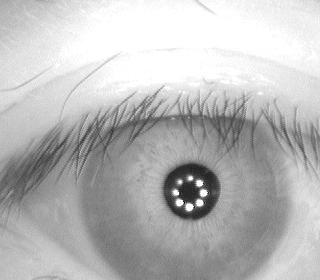
%> input picture Casia Subset/S1003R03.jpg, 320 x 280 px
$ octave --eval "result = gaussianLaplacian(imread('../../Casia Subset/S1003R03.jpg'));"   (GNU Octave 9; MATLAB toolbox functions it lacks are replaced by stand-ins)
%> lines starting %> are read from the running program, lines starting %| are printed output that depends on the picture
function lap = gaussianLaplacian(image)

% http://www.cs.toronto.edu/~mangas/teaching/320/slides/CSC320L10.pdf
% w = [1/16, 4/16, 6/16, 4/16, 1/16];

W = [
    1/256, 4/256, 6/256, 4/256, 1/256;
    4/256, 16/256, 24/256, 16/256, 4/256;
    6/256, 24/256, 36/256, 24/256, 6/256;
    4/256, 16/256, 24/256, 16/256, 4/256;
    1/256, 4/256, 6/256, 4/256, 1/256;
    ];

kmax = 5;
filtered = cell(kmax);
lap = cell(kmax-1,1);

filtered{1} = image;
for k = 2:kmax
    image = imfilter(filtered{k-1}, W);
    filtered{k} = image;
end
%> this loop made 4 passes
%> pass 1, in gaussianLaplacian, `image = imfilter(filtered{k-1}, W);`:
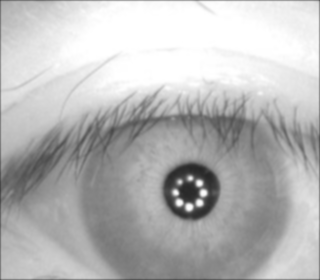
%> image: size 280x320 uint8; min 38, max 255, mean 184.4
%> pass 3, in gaussianLaplacian, `image = imfilter(filtered{k-1}, W);`:
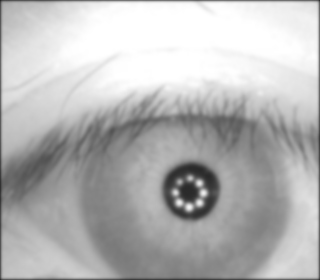
%> image: size 280x320 uint8; min 39, max 255, mean 183.1
%> after the loop, filtered = 25 items

% do resizing
filtered{2} = imresize(filtered{2}, 0.5);
filtered{3} = imresize(filtered{3}, 0.25);
filtered{4} = imresize(filtered{4}, 0.125);
filtered{5} = imresize(filtered{5}, 0.0625);

for k = 1:kmax-1
    bigImage = filtered{k};
    smallerImage = filtered{k+1};
    [height, width] = size(bigImage);

    upscaled = zeros(height, width);
    % rows anc cols of 0s
    upscaled(1:2:end,1:2:end) = smallerImage;
    times = 4;
    sub = imfilter(upscaled, times*W);
    lap{k} = bigImage - sub;
end
%> this loop made 4 passes
%> pass 1, in gaussianLaplacian, `smallerImage = filtered{k+1};`:
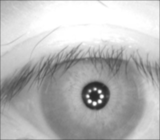
%> smallerImage: size 140x160 uint8; min 39, max 255, mean 184.5
%> pass 2, in gaussianLaplacian, `smallerImage = filtered{k+1};`:
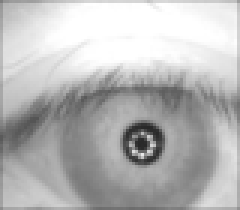
%> smallerImage: size 70x80 uint8 (shown 3 times larger); min 40, max 255, mean 184
%> pass 2, in gaussianLaplacian, `sub = imfilter(upscaled, times*W);`:
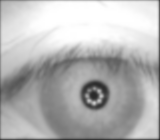
%> sub: size 140x160 double; min 36.75, max 255, mean 182.2
%> after the loop:
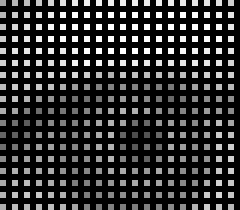
%> upscaled: size 35x40 double (shown 6 times larger); min 0, max 255, mean 47.2
%> after the loop, lap = 4 items

end

$ run again, on Casia Subset/S1097R07.jpg
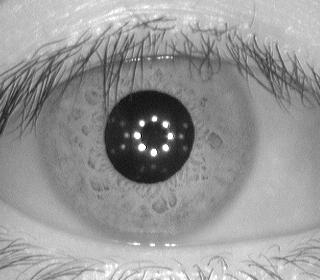
%> input picture Casia Subset/S1097R07.jpg, 320 x 280 px
%> after the loop in gaussianLaplacian, `for k = 2:kmax`: filtered = 25 items
%> the loop in gaussianLaplacian, `for k = 1:kmax-1` made 4 passes
%> pass 1, in gaussianLaplacian, `smallerImage = filtered{k+1};`:
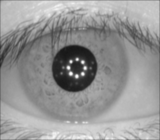
%> smallerImage: size 140x160 uint8; min 23, max 255, mean 149.9
%> after the loop in gaussianLaplacian, `for k = 1:kmax-1`:
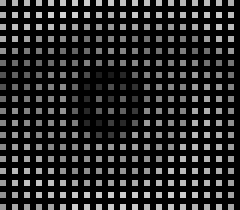
%> upscaled: size 35x40 double (shown 6 times larger); min 0, max 212, mean 38.4
%> after the loop in gaussianLaplacian, `for k = 1:kmax-1`: lap = 4 items

$ run again, on Casia Subset/S1142R02.jpg
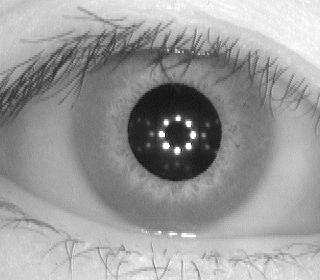
%> input picture Casia Subset/S1142R02.jpg, 320 x 280 px
%> the loop in gaussianLaplacian, `for k = 2:kmax` made 4 passes
%> pass 3, in gaussianLaplacian, `image = imfilter(filtered{k-1}, W);`:
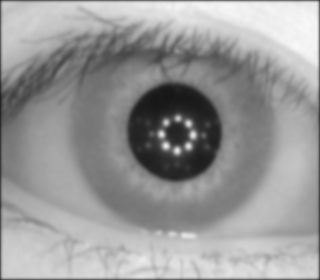
%> image: size 280x320 uint8; min 22, max 248, mean 152.5
%> after the loop in gaussianLaplacian, `for k = 2:kmax`: filtered = 25 items
%> after the loop in gaussianLaplacian, `for k = 1:kmax-1`:
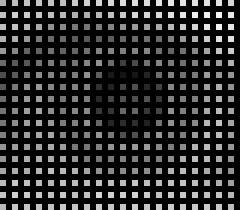
%> upscaled: size 35x40 double (shown 6 times larger); min 0, max 245, mean 39.3
%> after the loop in gaussianLaplacian, `for k = 1:kmax-1`: lap = 4 items

$ run again, on Casia Subset/S1142R03.jpg
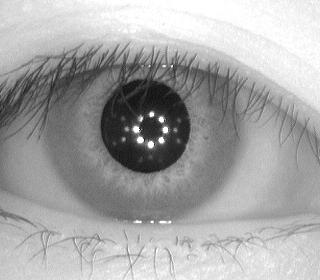
%> input picture Casia Subset/S1142R03.jpg, 320 x 280 px
%> the loop in gaussianLaplacian, `for k = 2:kmax` made 4 passes
%> pass 3, in gaussianLaplacian, `image = imfilter(filtered{k-1}, W);`:
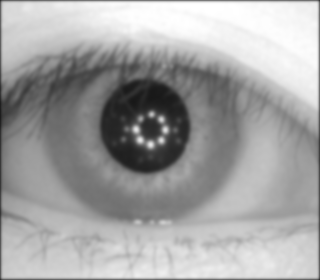
%> image: size 280x320 uint8; min 24, max 255, mean 163.7
%> after the loop in gaussianLaplacian, `for k = 2:kmax`: filtered = 25 items
%> after the loop in gaussianLaplacian, `for k = 1:kmax-1`:
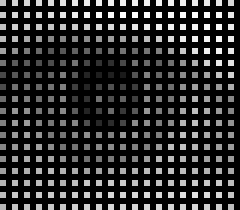
%> upscaled: size 35x40 double (shown 6 times larger); min 0, max 255, mean 42.2
%> after the loop in gaussianLaplacian, `for k = 1:kmax-1`: lap = 4 items
